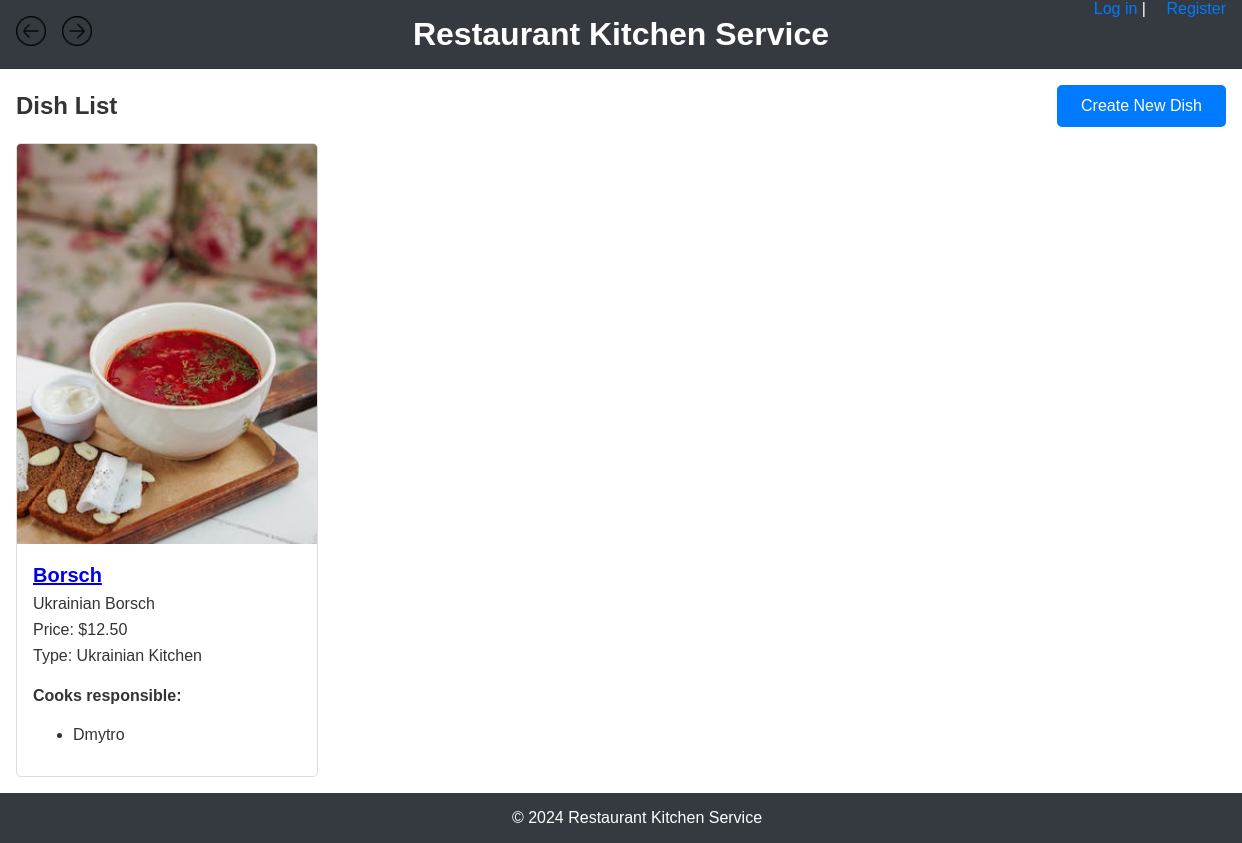
Screenshot of /kitchen/dishes/ with the database file from the repository.
### kitchen/models.py (models this page shows, shortened)
class Dish(models.Model):
    name = models.CharField(max_length=255)
    description = models.TextField()
    price = models.DecimalField(max_digits=10, decimal_places=2)
    dish_type = models.ForeignKey(DishType, on_delete=models.CASCADE, related_name="dishes")
    cooks = models.ManyToManyField(Cook, related_name="dishes")
    image = models.ImageField(upload_to="images/", blank=True, null=True)

class DishType(models.Model):
    name = models.CharField(max_length=255)

class Cook(AbstractUser):
    years_of_experience = models.IntegerField(default=0)
    groups = models.ManyToManyField(
        Group,
        related_name="cooks",
        blank=True,
        help_text="The groups this cook belongs to.",
        related_query_name="cook",
    )
    user_permissions = models.ManyToManyField(
        Permission,
        related_name="cooks",
        blank=True,
        help_text="Specific permissions for this cook.",
        related_query_name="cook",
    )

### kitchen/views.py (the view)
# urls.py: path('dishes/', DishListView.as_view(), name='dish_list'),
class DishListView(ListView):
    model = Dish
    template_name = 'kitchen/dish_list.html'
    context_object_name = 'dish_list'

### templates/kitchen/dish_list.html (shortened to what this page needs)
{% extends 'base.html' %}
{% load static %}
{% block content %}
    <div class="dish-list-header">
        <h2>Dish List</h2>
        <a href="{% url 'kitchen:dish_create' %}" class="btn btn-primary">Create New Dish</a>
    </div>
    <div class="dish-list">
        {% for dish in dish_list %}
            <div class="dish-item">
                <img src="{% static 'img/Borsch.jpg' %}" alt="{{ dish.name }}" class="dish-image">
                <div class="dish-info">
                    <h3><a href="{% url 'kitchen:dish_detail' dish.pk %}">{{ dish.name }}</a></h3>
                    <p>{{ dish.description }}</p>
                    <p>Price: ${{ dish.price }}</p>
                    <p>Type: {{ dish.dish_type.name }}</p>
                    <h4>Cooks responsible:</h4>
                    <ul>
                        {% for cook in dish.cooks.all %}
                            <li>{{ cook.username }}</li>
                        {% empty %}
                            <li>No cooks assigned.</li>
                        {% endfor %}
                    </ul>
                </div>
            </div>
        {% empty %}
            <p>No dishes available.</p>
        {% endfor %}
    </div>
{% endblock %}

### static/css/styles.css (style rules this page uses)
body { font-family: Arial, sans-serif; margin: 0; padding: 0; color: #333; }
.btn-primary { background-color: #007bff; }
.dish-list-header { display: flex; justify-content: space-between; align-items: center; margin-bottom: 1rem; }
.dish-list-header h2 { margin: 0; }
.dish-list-header .btn { padding: 0.75rem 1.5rem; font-size: 1rem; color: #fff; background-color: #007bff; border: none; border-radius: 5px; text-decoration: none; text-align: center; display: inline-block; cursor: pointer; }
.dish-list { display: flex; flex-wrap: wrap; gap: 1rem; }
.dish-item { border: 1px solid #ddd; border-radius: 5px; overflow: hidden; max-width: 300px; }
.dish-item img { width: 100%; height: auto; }
.dish-info { padding: 1rem; }
.dish-info h3 { margin: 0; font-size: 1.25rem; }
.dish-info p { margin: 0.5rem 0; }

### rows the page displays
Dish: name (picture), name "Borsch", description "Ukrainian Borsch", price "12.50", dish_type.name "Ukrainian Kitchen"
Cook: username "Dmytro"
